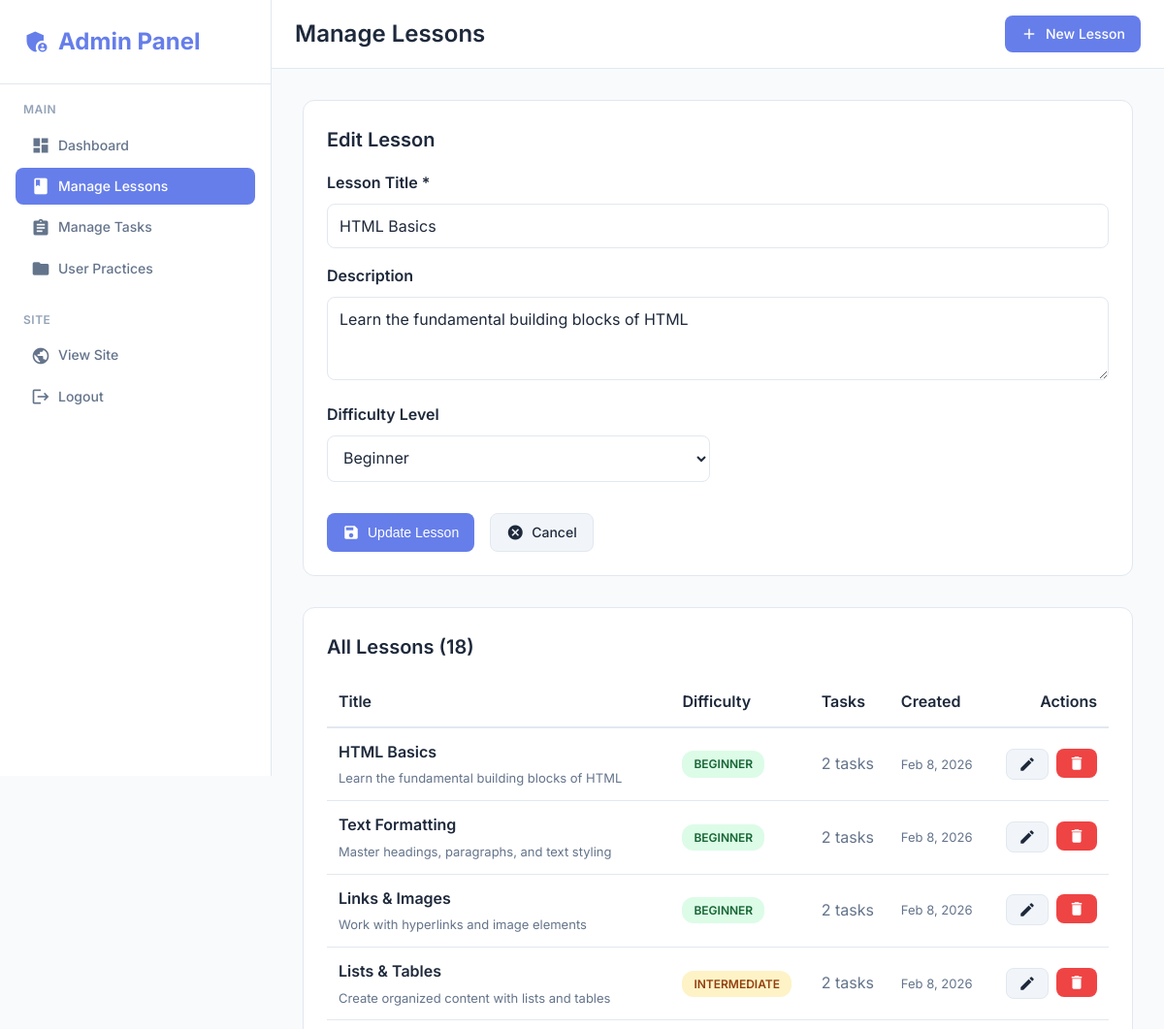
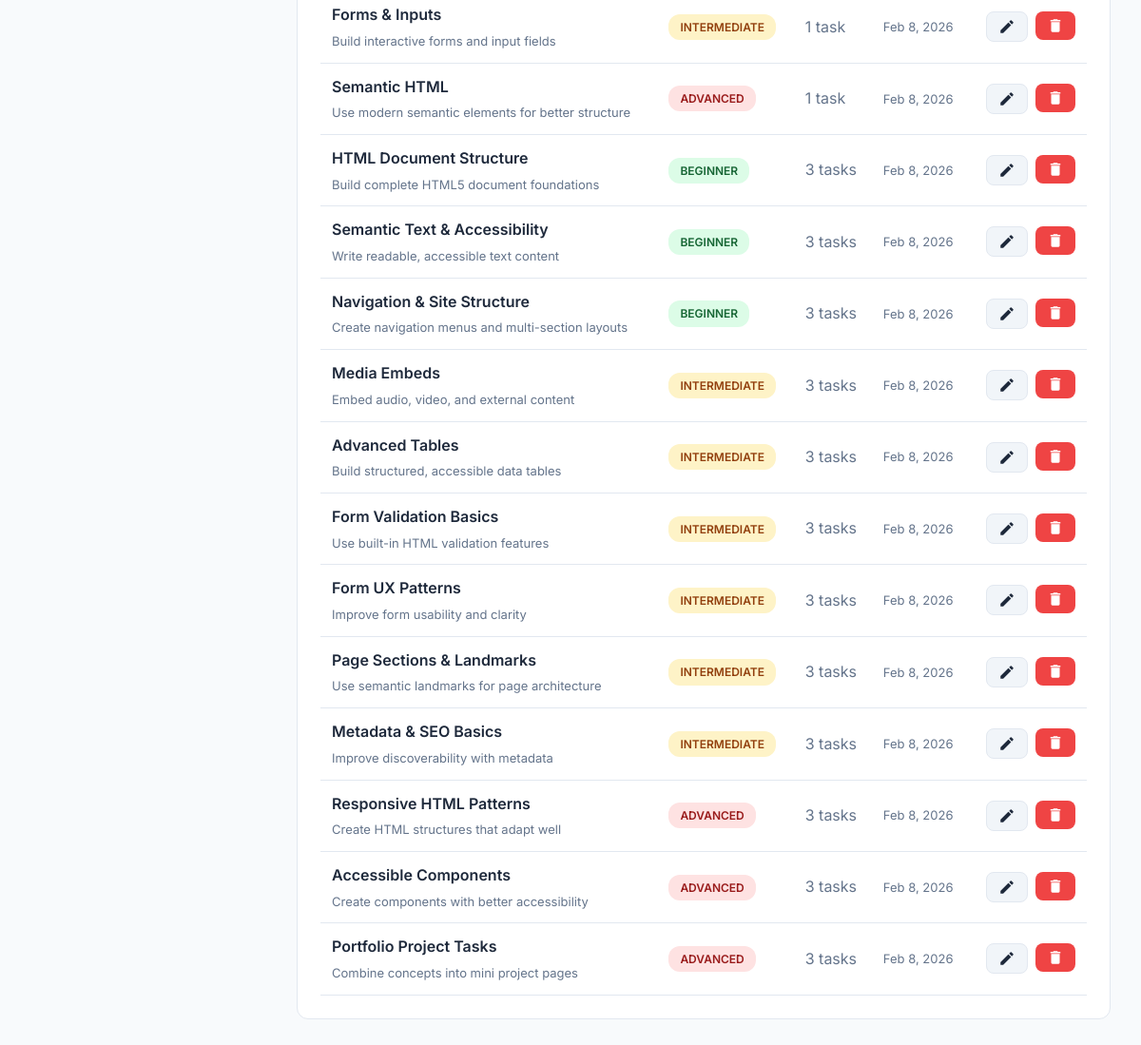
The page /admin/manage_lessons.php?edit=1 (signed in) on the database its author committed (2 pictures, top to bottom).
### tables this page shows
CREATE TABLE lessons (
    id INT AUTO_INCREMENT PRIMARY KEY,
    title VARCHAR(255) NOT NULL,
    description TEXT,
    difficulty ENUM('beginner', 'intermediate', 'advanced') DEFAULT 'beginner',
    order_num INT DEFAULT 0,
    created_at TIMESTAMP DEFAULT CURRENT_TIMESTAMP,
    INDEX idx_difficulty (difficulty),
    INDEX idx_order (order_num)
);

### admin/manage_lessons.php (the view, shortened to what this page needs)
<?php
$pdo = getDBConnection();
$editLesson = null;
if (isset($_GET['edit'])) {
    $editId = intval($_GET['edit']);
    $sql = "SELECT * FROM lessons WHERE id = :id";
    $stmt = $pdo->prepare($sql);
    $stmt->execute([':id' => $editId]);
    $editLesson = $stmt->fetch();
}
$sql = "SELECT l.*, COUNT(pt.id) as task_count FROM lessons l LEFT JOIN practice_tasks pt ON l.id = pt.lesson_id GROUP BY l.id ORDER BY l.order_num ASC";
$lessons = $pdo->query($sql)->fetchAll();
?>
<!DOCTYPE html>
<html lang="en">
<head>
    <link rel="stylesheet" href="../assets/css/style.css">
    <link rel="stylesheet" href="../assets/css/themes.css">
</head>
<body>
    <div class="app-container">
        <aside class="sidebar">
            <div class="sidebar-header">
                <a href="dashboard.php" class="logo">
                    <span class="material-icons">admin_panel_settings</span>
                    <span>Admin Panel</span>
                </a>
            </div>
            <nav class="sidebar-nav">
                <div class="nav-section">
                    <div class="nav-section-title">Main</div>
                    <a href="dashboard.php" class="nav-item">
                        <span class="material-icons">dashboard</span>
                        <span>Dashboard</span>
                    </a>
                    <a href="manage_lessons.php" class="nav-item active">
                        <span class="material-icons">book</span>
                        <span>Manage Lessons</span>
                    </a>
                    <a href="manage_tasks.php" class="nav-item">
                        <span class="material-icons">assignment</span>
                        <span>Manage Tasks</span>
                    </a>
                    <a href="view_practices.php" class="nav-item">
                        <span class="material-icons">folder</span>
                        <span>User Practices</span>
                    </a>
                </div>
                <div class="nav-section">
                    <div class="nav-section-title">Site</div>
                    <a href="../index.php" class="nav-item" target="_blank">
                        <span class="material-icons">public</span>
                        <span>View Site</span>
                    </a>
                    <a href="logout.php" class="nav-item">
                        <span class="material-icons">logout</span>
                        <span>Logout</span>
                    </a>
                </div>
            </nav>
        </aside>
        <main class="main-content">
            <header class="top-header">
                <div class="header-left">
                    <h1>Manage Lessons</h1>
                </div>
                <div class="header-right">
                    <a href="?action=add" class="btn btn-primary">
                        <span class="material-icons">add</span>
                        New Lesson
                    </a>
                </div>
            </header>
            <div style="padding: var(--spacing-xl); max-width: 1400px;">
                <?php if (isset($_GET['action']) && $_GET['action'] === 'add' || $editLesson): ?>
                    <div style="background: var(--bg-primary); padding: var(--spacing-lg); border-radius: var(--border-radius-lg); border: 1px solid var(--border-color); margin-bottom: var(--spacing-xl);">
                        <h2 style="font-size: 20px; font-weight: 600; margin-bottom: var(--spacing-md); color: var(--text-primary);">
                            <?php echo $editLesson ? 'Edit Lesson' : 'Create New Lesson'; ?>
                        </h2>
                        <form method="POST" action="">
                            <div style="display: grid; gap: var(--spacing-md);">
                                <div>
                                    <label style="display: block; margin-bottom: 8px; font-weight: 600; color: var(--text-primary);">
                                        Lesson Title *
                                    </label>
                                    <input type="text" name="title" required
                                           value="<?php echo htmlspecialchars($editLesson['title'] ?? ''); ?>"
                                           style="width: 100%; padding: 12px; border: 1px solid var(--border-color); border-radius: 8px; font-size: 16px; font-family: 'Inter', sans-serif; background: var(--bg-primary); color: var(--text-primary);"
                                           placeholder="e.g., HTML Basics">
                                </div>
                                <div>
                                    <label style="display: block; margin-bottom: 8px; font-weight: 600; color: var(--text-primary);">
                                        Description
                                    </label>
                                    <textarea name="description" rows="3"
                                              style="width: 100%; padding: 12px; border: 1px solid var(--border-color); border-radius: 8px; font-size: 16px; font-family: 'Inter', sans-serif; resize: vertical; background: var(--bg-primary); color: var(--text-primary);"
                                              placeholder="Brief description of what students will learn"><?php echo htmlspecialchars($editLesson['description'] ?? ''); ?></textarea>
                                </div>
                                <div style="display: grid; grid-template-columns: 1fr 1fr; gap: var(--spacing-md);">
                                    <div>
                                        <label style="display: block; margin-bottom: 8px; font-weight: 600; color: var(--text-primary);">
                                            Difficulty Level
                                        </label>
                                        <select name="difficulty" required
                                                style="width: 100%; padding: 12px; border: 1px solid var(--border-color); border-radius: 8px; font-size: 16px; font-family: 'Inter', sans-serif; background: var(--bg-primary); color: var(--text-primary);">
                                            <option value="beginner" <?php echo (!$editLesson || ($editLesson['difficulty'] ?? '') === 'beginner') ? 'selected' : ''; ?>>Beginner</option>
                                        </select>
                                    </div>
                                </div>
                                <div style="display: flex; gap: var(--spacing-md); padding-top: var(--spacing-md);">
                                    <button type="submit" class="btn btn-primary">
                                        <span class="material-icons"><?php echo $editLesson ? 'save' : 'add'; ?></span>
                                        <?php echo $editLesson ? 'Update Lesson' : 'Create Lesson'; ?>
                                    </button>
                                    <a href="manage_lessons.php" class="btn btn-secondary">
                                        <span class="material-icons">cancel</span>
                                        Cancel
                                    </a>
                                </div>
                            </div>
                        </form>
                    </div>
                <?php endif; ?>
                <div style="background: var(--bg-primary); padding: var(--spacing-lg); border-radius: var(--border-radius-lg); border: 1px solid var(--border-color);">
                    <h2 style="font-size: 20px; font-weight: 600; margin-bottom: var(--spacing-md); color: var(--text-primary);">
                        All Lessons (<?php echo count($lessons); ?>)
                    </h2>
                    <?php if (empty($lessons)): ?>
                        <p style="color: var(--text-secondary); text-align: center; padding: var(--spacing-xl);">
                            No lessons yet. Create your first lesson to get started!
                        </p>
                    <?php else: ?>
                        <div style="overflow-x: auto;">
                            <table style="width: 100%; border-collapse: collapse;">
                                <thead>
                                    <tr style="border-bottom: 2px solid var(--border-color);">
                                        <th style="padding: 12px; text-align: left; font-weight: 600; color: var(--text-primary);">Title</th>
                                        <th style="padding: 12px; text-align: left; font-weight: 600; color: var(--text-primary);">Difficulty</th>
                                        <th style="padding: 12px; text-align: left; font-weight: 600; color: var(--text-primary);">Tasks</th>
                                        <th style="padding: 12px; text-align: left; font-weight: 600; color: var(--text-primary);">Created</th>
                                        <th style="padding: 12px; text-align: right; font-weight: 600; color: var(--text-primary);">Actions</th>
                                    </tr>
                                </thead>
                                <tbody>
                                    <?php foreach ($lessons as $lesson): ?>
                                        <tr style="border-bottom: 1px solid var(--border-color);">
                                            <td style="padding: 12px;">
                                                <div style="font-weight: 600; color: var(--text-primary); margin-bottom: 4px;">
                                                    <?php echo htmlspecialchars($lesson['title']); ?>
                                                </div>
                                                <?php if ($lesson['description']): ?>
                                                    <div style="font-size: 13px; color: var(--text-secondary);">
                                                        <?php echo htmlspecialchars(substr($lesson['description'], 0, 60)) . (strlen($lesson['description']) > 60 ? '...' : ''); ?>
                                                    </div>
                                                <?php endif; ?>
                                            </td>
                                            <td style="padding: 12px;">
                                                <span class="task-difficulty <?php echo $lesson['difficulty']; ?>">
                                                    <?php echo ucfirst($lesson['difficulty']); ?>
                                                </span>
                                            </td>
                                            <td style="padding: 12px; color: var(--text-secondary);">
                                                <?php echo $lesson['task_count']; ?> task<?php echo $lesson['task_count'] != 1 ? 's' : ''; ?>
                                            </td>
                                            <td style="padding: 12px; color: var(--text-secondary); font-size: 13px;">
                                                <?php echo date('M j, Y', strtotime($lesson['created_at'])); ?>
                                            </td>
                                            <td style="padding: 12px; text-align: right;">
                                                <div style="display: inline-flex; gap: 8px;">
                                                    <a href="?edit=<?php echo $lesson['id']; ?>" class="btn btn-secondary btn-small">
                                                        <span class="material-icons">edit</span>
                                                    </a>
                                                    <form method="POST" action="" style="display: inline;" onsubmit="return confirm('Are you sure? This will also delete all tasks in this lesson.');">
                                                        <button type="submit" class="btn btn-danger btn-small">
                                                            <span class="material-icons">delete</span>
                                                        </button>
                                                    </form>
                                                </div>
                                            </td>
                                        </tr>
                                    <?php endforeach; ?>
                                </tbody>
                            </table>
                        </div>
                    <?php endif; ?>
                </div>
            </div>
        </main>
    </div>
</body>
</html>

### rows shown on the page
lessons: title "HTML Basics", description "Learn the fundamental building blocks of HTML", difficulty "Beginner", difficulty "BEGINNER", task_count "2", created_at "Feb 8, 2026"
lessons: title "Text Formatting", description "Master headings, paragraphs, and text styling", difficulty "BEGINNER", task_count "2", created_at "Feb 8, 2026"
lessons: title "Links & Images", description "Work with hyperlinks and image elements", difficulty "BEGINNER", task_count "2", created_at "Feb 8, 2026"
lessons: title "Lists & Tables", description "Create organized content with lists and tables", difficulty "INTERMEDIATE", task_count "2", created_at "Feb 8, 2026"
lessons: title "Forms & Inputs", description "Build interactive forms and input fields", difficulty "INTERMEDIATE", task_count "1", created_at "Feb 8, 2026"
lessons: title "Semantic HTML", description "Use modern semantic elements for better structure", difficulty "ADVANCED", task_count "1", created_at "Feb 8, 2026"
lessons: title "HTML Document Structure", description "Build complete HTML5 document foundations", difficulty "BEGINNER", task_count "3", created_at "Feb 8, 2026"
lessons: title "Semantic Text & Accessibility", description "Write readable, accessible text content", difficulty "BEGINNER", task_count "3", created_at "Feb 8, 2026"
lessons: title "Navigation & Site Structure", description "Create navigation menus and multi-section layouts", difficulty "BEGINNER", task_count "3", created_at "Feb 8, 2026"
lessons: title "Media Embeds", description "Embed audio, video, and external content", difficulty "INTERMEDIATE", task_count "3", created_at "Feb 8, 2026"
lessons: title "Advanced Tables", description "Build structured, accessible data tables", difficulty "INTERMEDIATE", task_count "3", created_at "Feb 8, 2026"
lessons: title "Form Validation Basics", description "Use built-in HTML validation features", difficulty "INTERMEDIATE", task_count "3", created_at "Feb 8, 2026"
lessons: title "Form UX Patterns", description "Improve form usability and clarity", difficulty "INTERMEDIATE", task_count "3", created_at "Feb 8, 2026"
lessons: title "Page Sections & Landmarks", description "Use semantic landmarks for page architecture", difficulty "INTERMEDIATE", task_count "3", created_at "Feb 8, 2026"
lessons: title "Metadata & SEO Basics", description "Improve discoverability with metadata", difficulty "INTERMEDIATE", task_count "3", created_at "Feb 8, 2026"
lessons: title "Responsive HTML Patterns", description "Create HTML structures that adapt well", difficulty "ADVANCED", task_count "3", created_at "Feb 8, 2026"
lessons: title "Accessible Components", description "Create components with better accessibility", difficulty "ADVANCED", task_count "3", created_at "Feb 8, 2026"
lessons: title "Portfolio Project Tasks", description "Combine concepts into mini project pages", difficulty "ADVANCED", task_count "3", created_at "Feb 8, 2026"

### other values the page prints
count($lessons) "18"
